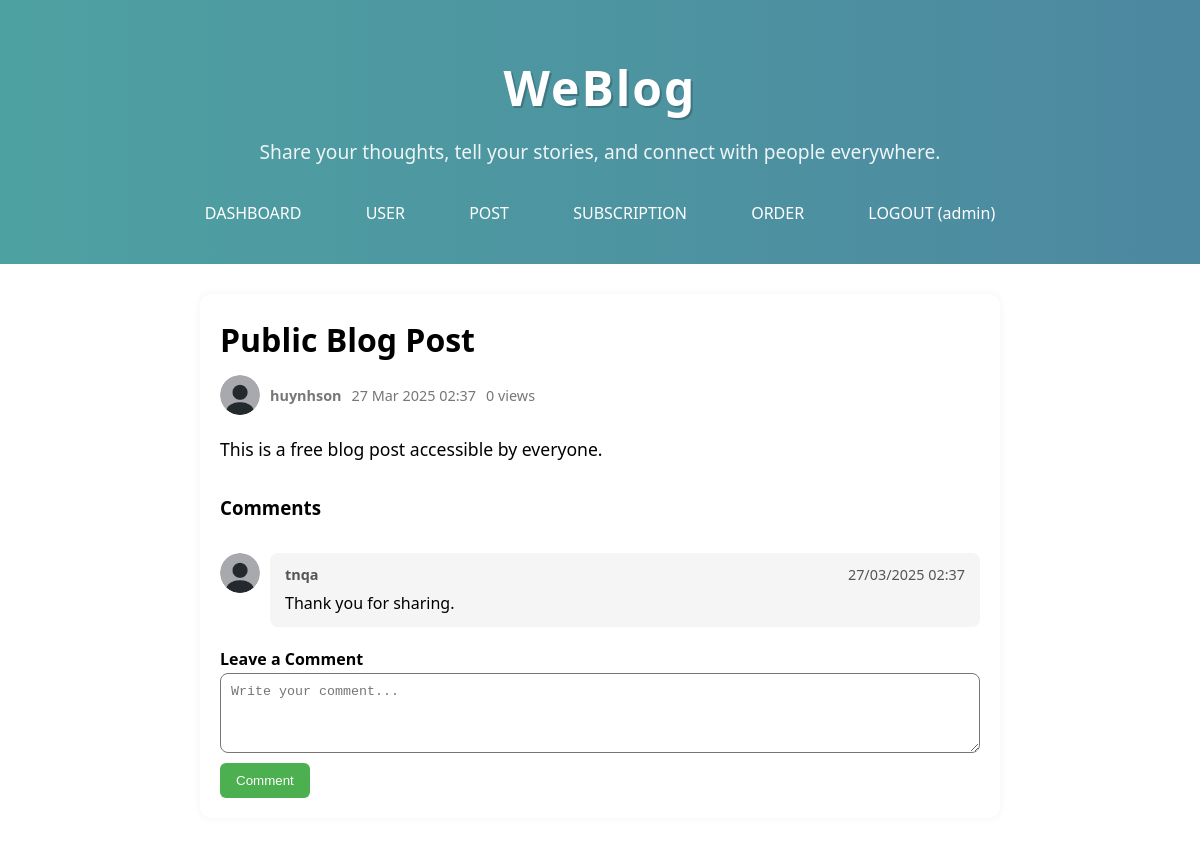
The page /post.php?id=2 (signed in) on the database as committed earlier.
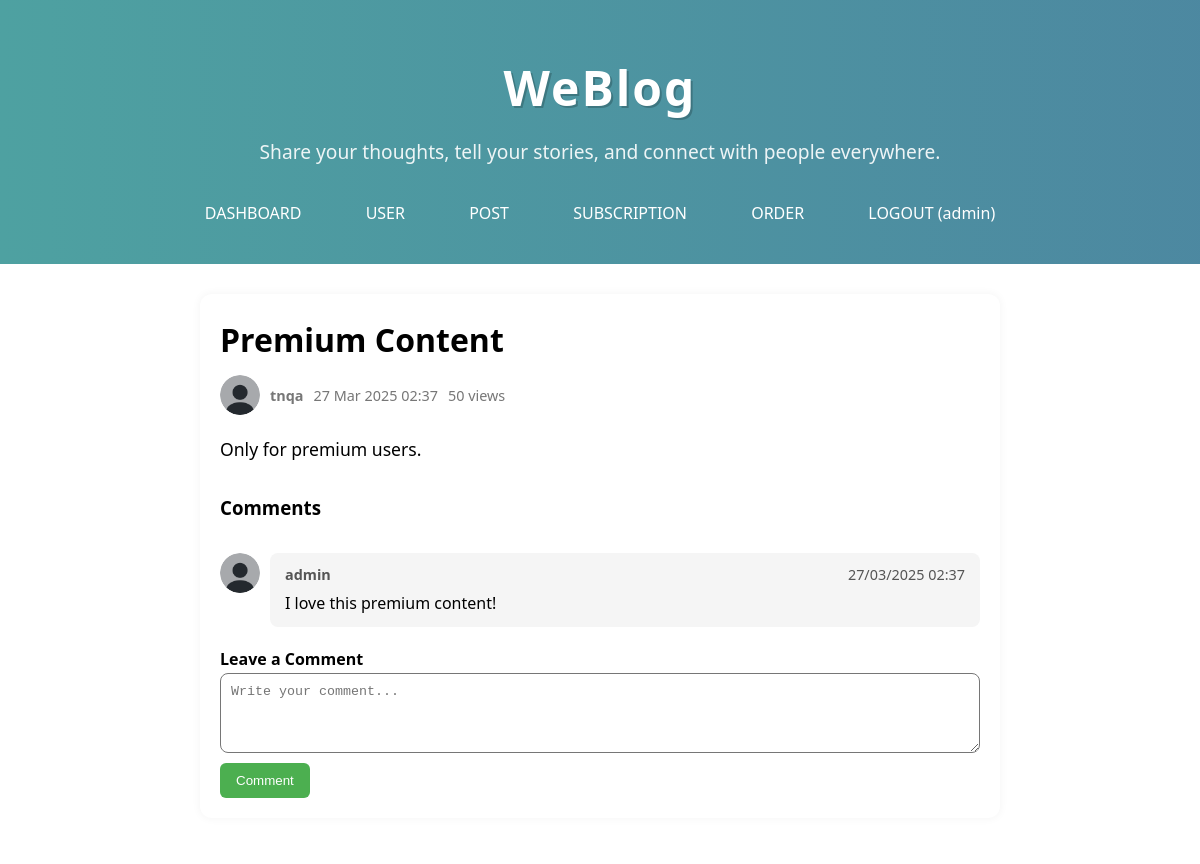
The same page on the database as committed later.
### tables this page shows
CREATE TABLE posts (
  id INT AUTO_INCREMENT PRIMARY KEY,
  user_id INT,
  title VARCHAR(200),
  content TEXT,
  created_at DATETIME DEFAULT CURRENT_TIMESTAMP,
  views INT DEFAULT 0,
  premium BOOLEAN DEFAULT FALSE,
  thumbnail_path text NOT NULL,
  FOREIGN KEY (user_id) REFERENCES users(id) ON DELETE CASCADE
);

CREATE TABLE users (
  id INT AUTO_INCREMENT PRIMARY KEY,
  username VARCHAR(50) UNIQUE,
  password VARCHAR(100),
  email VARCHAR(100) UNIQUE,
  role_id INT,
  bio TEXT,
  avatar_path VARCHAR(255), 
  created_at DATETIME DEFAULT CURRENT_TIMESTAMP,
  FOREIGN KEY (role_id) REFERENCES roles(id) ON DELETE SET NULL
);

CREATE TABLE comments (
  id INT AUTO_INCREMENT PRIMARY KEY,
  post_id INT,
  user_id INT,
  comment TEXT,
  created_at DATETIME DEFAULT CURRENT_TIMESTAMP,
  FOREIGN KEY (post_id) REFERENCES posts(id) ON DELETE CASCADE,
  FOREIGN KEY (user_id) REFERENCES users(id) ON DELETE CASCADE
);

### includes/functions.php (called while the page is built, shortened)
<?php
function is_logged_in()
{
    return isset($_SESSION['user_id']);
}

### post.php (the view, shortened to what this page needs)
<link rel="stylesheet" href="assets/css/post.css">
<?php
include 'includes/header.php';
$post_id = $_GET['id'];
if (isset($post_id)) {
    $id = intval($_GET['id']);
    $post = $conn->query("
        SELECT posts.*, users.username, users.avatar_path, posts.premium
        FROM posts
        JOIN users ON posts.user_id = users.id
        WHERE posts.id = $id
    ")->fetch_assoc();
    $conn->query("UPDATE posts SET views = views + 1 WHERE id = $id");
?>
    <div class="post-container">
        <h1 class="post-title"><?= htmlspecialchars($post['title']) ?></h1>
        <div class="post-meta">
            <img src="<?= $post['avatar_path'] ?>" alt="avatar" class="post-avatar">
            <b><span class="post-author"><?= htmlspecialchars($post['username']) ?></span></b>
            <span class="post-date"><?= date('d M Y H:i', strtotime($post['created_at'])) ?></span>
            <span class="post-views"><?= $post['views'] ?> views</span>
        </div>
        <div class="post-content">
            <?= nl2br(htmlspecialchars($post['content'])) ?>
        </div>
        <h3>Comments</h3>
        <div class="comments-section">
            <?php
            $result = $conn->query("
            SELECT comments.*, users.username, users.avatar_path
            FROM comments
            JOIN users ON comments.user_id = users.id
            WHERE post_id = $id ORDER BY created_at DESC
        ");
            while ($cmt = $result->fetch_assoc()) {
            ?>
                <div class="comment-item">
                    <img src="<?= $cmt['avatar_path'] ?>" alt="avatar" class="comment-avatar">
                    <div class="comment-body">
                        <div class="comment-header">
                            <span class="comment-author"><?= htmlspecialchars($cmt['username']) ?></span>
                            <span class="comment-date"><?= date('d/m/Y H:i', strtotime($cmt['created_at'])) ?></span>
                        </div>
                        <p class="comment-text"><?= nl2br(htmlspecialchars($cmt['comment'])) ?></p>
                    </div>
                </div>
            <?php
            }
            ?>
        </div>
        <?php if (is_logged_in()): ?>
            <h4>Leave a Comment</h4>
            <form method="post" action="actions/comment.php" class="comment-form">
                <textarea name="comment" placeholder="Write your comment..." required></textarea><br>
                <button type="submit" class="comment-button">Comment</button>
            </form>
        <?php else: ?>
            <p>Please <a href="auth/login.php">log in</a> to comment.</p>
        <?php endif; ?>
    </div>
<?php
}
?>

Rows that differ between the two databases and show on the page:
no longer on this page (row edited): comments: user.avatar_path (placeholder picture), user.username "tnqa", created_at "27/03/2025 02:37", comment "Thank you for sharing."
changed posts: title "Public Blog Post" → "Premium Content"; user.username "huynhson" → "tnqa"; views "0" → "50"; content "This is a free blog post accessible by everyone." → "Only for premium users."
added comments: user.avatar_path (placeholder picture), user.username "admin", created_at "27/03/2025 02:37", comment "I love this premium content!"
